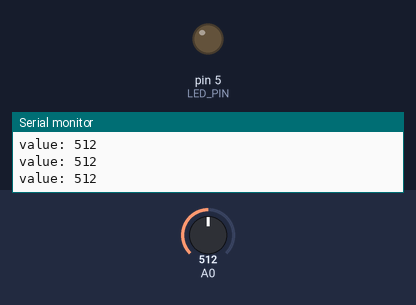
A sketch run on a simulated Arduino Uno, built with avr-gcc and run on an emulated ATmega328P. Parts: output pins drawn as LEDs (lit = HIGH), the last lines printed to the serial monitor. Inputs (shaded band) come from the test bench; at power-on: A0 = 512.

Above: at 1.2 s.
1.3 s: A0 set to 215
4.3 s: A0 set to 185
At 5.4 s:
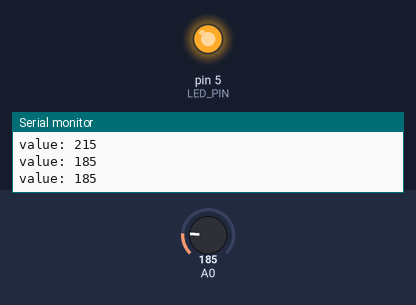
Timing chart, 0 to 7.3 s (numbered marks = the images above; inputs shaded):
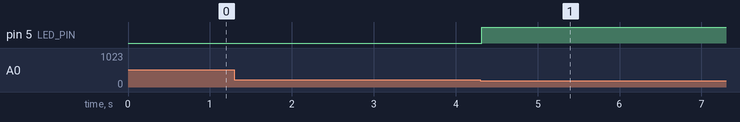

The sketch:

2._Button.ino
```cpp
// states
#define LIGHT_OFF 0
#define LIGHT_ON 1


// delay
#define STATE_CHANGE_DELAY 1000

#define LED_PIN 5

int ldr_value = 0;
int state = LIGHT_OFF;
int shadow_theshold = 200;
bool is_on_sensor = false;


void setup() {
  Serial.begin(9600);
  pinMode(LED_PIN, OUTPUT);
  Serial.print("start");
}

void loop() {
  ldr_value = analogRead(A0);
  Serial.print("value: ");
  Serial.print(ldr_value);
  Serial.print("\n");
  if (ldr_value < shadow_theshold){
    if(state == LIGHT_OFF && !is_on_sensor ){
      state = LIGHT_ON;
      is_on_sensor = true;
      digitalWrite(LED_PIN,HIGH);
    }
    else if(!is_on_sensor){
      state = LIGHT_OFF;
      is_on_sensor = true;
      digitalWrite(LED_PIN,LOW);
    }
   delay(STATE_CHANGE_DELAY);
  }else{
    is_on_sensor = false;
  }

}
```

Measured:
- the behaviour switches between 200 and 199 on A0 (found by bisection; images 0 and 1)
- after the input at 4.3 s, pin 5 (LED_PIN): LOW → HIGH at once
